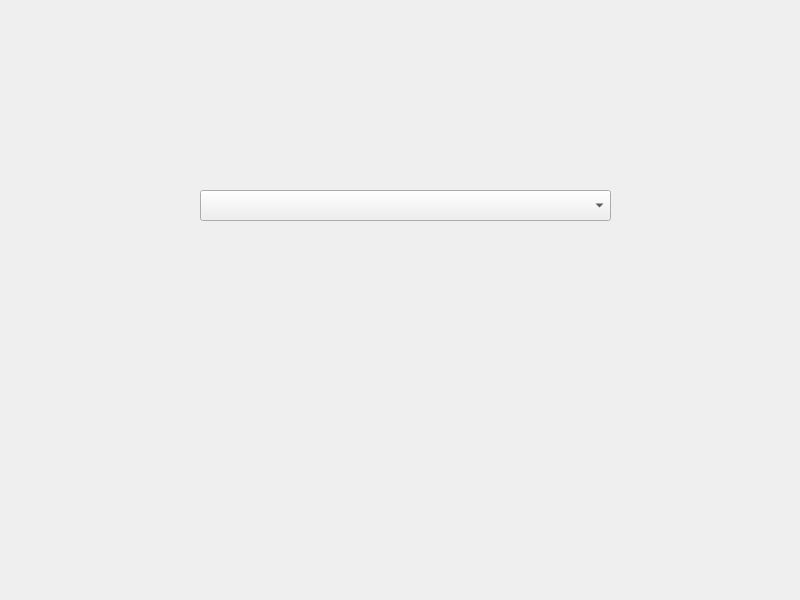
<?xml version="1.0" encoding="UTF-8"?>
<ui version="4.0">
 <class>Widget</class>
 <widget class="QWidget" name="Widget">
  <property name="geometry">
   <rect>
    <x>0</x>
    <y>0</y>
    <width>800</width>
    <height>600</height>
   </rect>
  </property>
  <property name="windowTitle">
   <string>Widget</string>
  </property>
  <widget class="QComboBox" name="comboBox">
   <property name="geometry">
    <rect>
     <x>200</x>
     <y>190</y>
     <width>411</width>
     <height>31</height>
    </rect>
   </property>
  </widget>
 </widget>
 <resources/>
 <connections/>
</ui>
